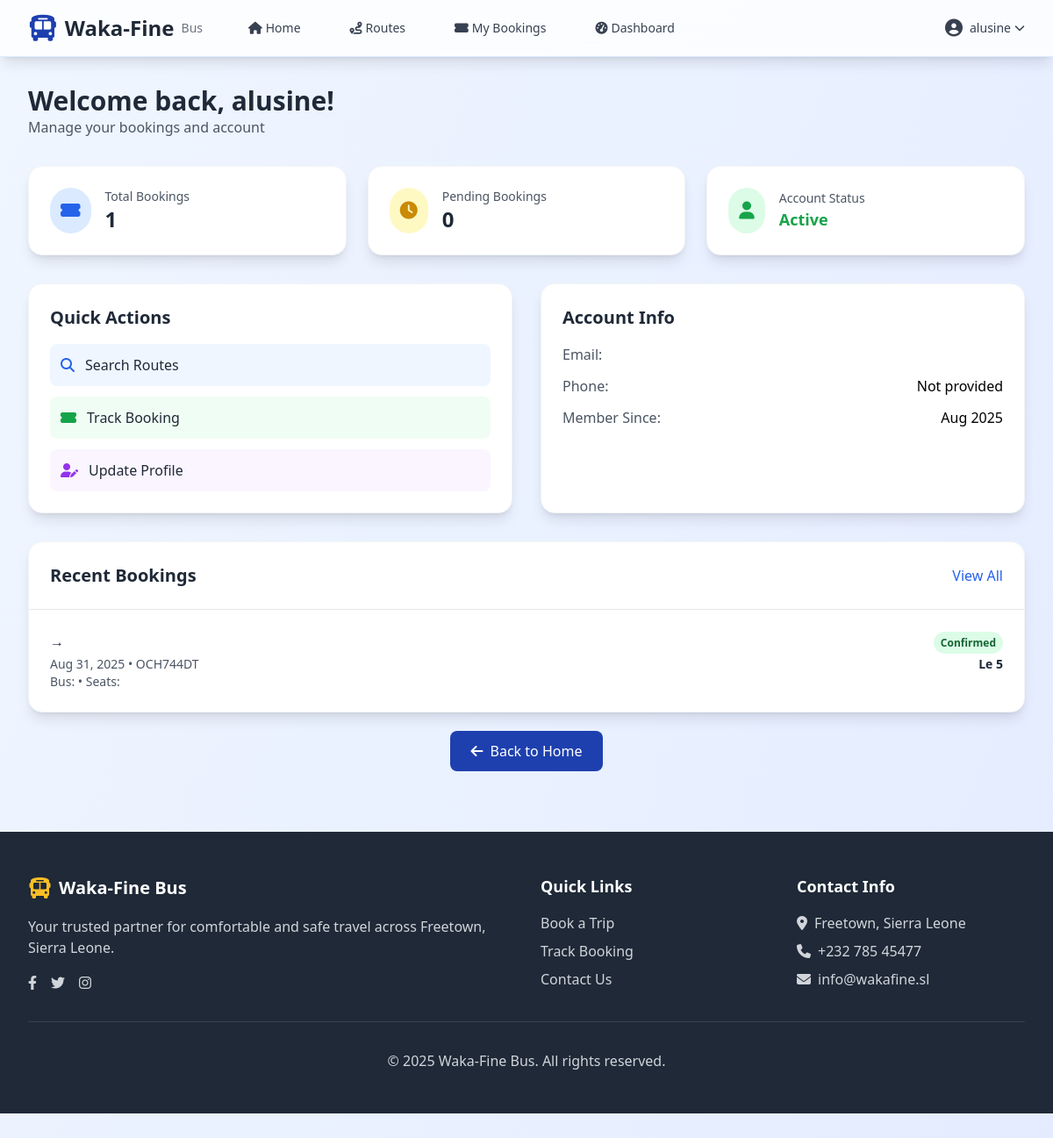
The page /accounts/dashboard/ (signed in) on the database its author committed.
### accounts/models.py (models this page shows, shortened)
class User(AbstractUser):
    ROLE_CHOICES = [
        ("admin", "Admin"),
        ("staff", "Staff"),
        ("customer", "Customer"),
    ]
    role = models.CharField(max_length=10, choices=ROLE_CHOICES, default="customer")
    phone_number = models.CharField(max_length=15, blank=True, null=True)
    created_at = models.DateTimeField(auto_now_add=True)
    updated_at = models.DateTimeField(auto_now=True)
    @property
    def is_admin(self):
        return self.role == "admin"
    @property
    def is_staff_member(self):
        return self.role == "staff"
    @property
    def is_customer(self):
        return self.role == "customer"

### bookings/models.py (models this page shows, shortened)
class Booking(models.Model):
    PAYMENT_METHOD_CHOICES = [
        ("afrimoney", "Afrimoney"),
        ("qmoney", "Qmoney"),
        ("orange_money", "Orange Money"),
        ("paypal", "PayPal"),
    ]
    STATUS_CHOICES = [
        ("pending", "Pending"),
        ("confirmed", "Confirmed"),
        ("cancelled", "Cancelled"),
        ("completed", "Completed"),
    ]
    TRIP_TYPE_CHOICES = [
        ("one_way", "One Way"),
        ("round_trip", "Round Trip"),
    ]
    pnr_code = models.CharField(max_length=10, unique=True, editable=False)
    customer = models.ForeignKey(User, on_delete=models.CASCADE)
    route = models.ForeignKey("routes.Route", on_delete=models.CASCADE)
    bus = models.ForeignKey("buses.Bus", on_delete=models.CASCADE)
    seat = models.ForeignKey("buses.Seat", on_delete=models.CASCADE)
    travel_date = models.DateTimeField()
    trip_type = models.CharField(
        max_length=20, choices=TRIP_TYPE_CHOICES, default="one_way"
    )
    return_date = models.DateTimeField(
        blank=True, null=True, help_text="Required for round trip bookings"
    )
    return_bus = models.ForeignKey(
        "buses.Bus",
        on_delete=models.CASCADE,
        blank=True,
        null=True,
        related_name="return_bookings",
        help_text="Bus for return journey (round trips only)",
    )
    return_seat = models.ForeignKey(
        "buses.Seat",
        on_delete=models.CASCADE,
        blank=True,
        null=True,
        related_name="return_bookings",
        help_text="Seat for return journey (round trips only)",
    )
    booking_date = models.DateTimeField(auto_now_add=True)
    payment_method = models.CharField(max_length=20, choices=PAYMENT_METHOD_CHOICES)
    mobile_money_number = models.CharField(
        max_length=15,
        blank=True,
        null=True,
        help_text="Phone number for mobile money payments",
    )
    card_number = models.CharField(
        max_length=19,
        blank=True,
        null=True,
        help_text="Card number for PayPal payments",
    )
    card_owner_name = models.CharField(
        max_length=100, blank=True, null=True, help_text="Cardholder's full name"
    )
    card_cvc = models.CharField(
        max_length=4, blank=True, null=True, help_text="Card security code"
    )
    card_expiry = models.CharField(
        max_length=5, blank=True, null=True, help_text="Card expiry date (MM/YY)"
    )
    amount_paid = models.DecimalField(max_digits=10, decimal_places=2)
    status = models.CharField(max_length=20, choices=STATUS_CHOICES, default="pending")
    qr_code = models.ImageField(upload_to="qr_codes/", blank=True, null=True)
    created_at = models.DateTimeField(auto_now_add=True)
    updated_at = models.DateTimeField(auto_now=True)
    class Meta:
        unique_together = ["bus", "seat", "travel_date"]

### accounts/views.py (the view, shortened to what this page needs)
# urls.py: path("dashboard/", views.DashboardView.as_view(), name="dashboard"),
class DashboardView(LoginRequiredMixin, TemplateView):
    def get(self, request, *args, **kwargs):
        if request.user.is_admin or request.user.is_staff_member:
            return redirect("accounts:admin_dashboard")
        return super().get(request, *args, **kwargs)
    def get_template_names(self):
        if self.request.user.is_admin:
            return ["accounts/admin_dashboard.html"]
        elif self.request.user.is_staff_member:
            return ["accounts/staff_dashboard.html"]
        else:
            return ["accounts/customer_dashboard.html"]
    def get_context_data(self, **kwargs):
        context = super().get_context_data(**kwargs)
        user = self.request.user
        if user.is_customer:
            from bookings.models import Booking
            context["recent_bookings"] = Booking.objects.filter(customer=user).order_by(
                "-created_at"
            )[:5]
            context["total_bookings"] = Booking.objects.filter(customer=user).count()
            context["pending_bookings"] = Booking.objects.filter(
                customer=user, status="pending"
            ).count()
        return context

### templates/accounts/customer_dashboard.html (shortened to what this page needs)
{% extends 'base.html' %}
{% block content %}
<div class="min-h-screen bg-gradient-to-br from-blue-50 to-indigo-100 py-8">
    <div class="max-w-7xl mx-auto px-4 sm:px-6 lg:px-8">
        <div class="mb-8">
            <h1 class="text-3xl font-bold text-gray-800">Welcome back, {{ user.get_full_name|default:user.username }}!</h1>
            <p class="text-gray-600">Manage your bookings and account</p>
        </div>
        <div class="grid grid-cols-1 md:grid-cols-3 gap-6 mb-8">
            <div class="bg-white rounded-2xl shadow-lg p-6 border border-gray-100">
                <div class="flex items-center">
                    <div class="p-3 bg-blue-100 rounded-full">
                        <i class="fas fa-ticket-alt text-blue-600 text-xl"></i>
                    </div>
                    <div class="ml-4">
                        <p class="text-sm text-gray-600">Total Bookings</p>
                        <p class="text-2xl font-bold text-gray-800">{{ total_bookings }}</p>
                    </div>
                </div>
            </div>
            <div class="bg-white rounded-2xl shadow-lg p-6 border border-gray-100">
                <div class="flex items-center">
                    <div class="p-3 bg-yellow-100 rounded-full">
                        <i class="fas fa-clock text-yellow-600 text-xl"></i>
                    </div>
                    <div class="ml-4">
                        <p class="text-sm text-gray-600">Pending Bookings</p>
                        <p class="text-2xl font-bold text-gray-800">{{ pending_bookings }}</p>
                    </div>
                </div>
            </div>
            <div class="bg-white rounded-2xl shadow-lg p-6 border border-gray-100">
                <div class="flex items-center">
                    <div class="p-3 bg-green-100 rounded-full">
                        <i class="fas fa-user text-green-600 text-xl"></i>
                    </div>
                    <div class="ml-4">
                        <p class="text-sm text-gray-600">Account Status</p>
                        <p class="text-lg font-semibold text-green-600">Active</p>
                    </div>
                </div>
            </div>
        </div>
        <div class="grid grid-cols-1 md:grid-cols-2 gap-8 mb-8">
            <div class="bg-white rounded-2xl shadow-lg p-6 border border-gray-100">
                <h2 class="text-xl font-bold text-gray-800 mb-4">Quick Actions</h2>
                <div class="space-y-3">
                    <a href="{% url 'routes:search' %}" class="flex items-center p-3 bg-blue-50 rounded-lg hover:bg-blue-100 transition-colors duration-200">
                        <i class="fas fa-search text-blue-600 mr-3"></i>
                        <span class="font-medium text-gray-800">Search Routes</span>
                    </a>
                    <a href="{% url 'bookings:search' %}" class="flex items-center p-3 bg-green-50 rounded-lg hover:bg-green-100 transition-colors duration-200">
                        <i class="fas fa-ticket-alt text-green-600 mr-3"></i>
                        <span class="font-medium text-gray-800">Track Booking</span>
                    </a>
                    <a href="{% url 'accounts:profile' %}" class="flex items-center p-3 bg-purple-50 rounded-lg hover:bg-purple-100 transition-colors duration-200">
                        <i class="fas fa-user-edit text-purple-600 mr-3"></i>
                        <span class="font-medium text-gray-800">Update Profile</span>
                    </a>
                </div>
            </div>
            <div class="bg-white rounded-2xl shadow-lg p-6 border border-gray-100">
                <h2 class="text-xl font-bold text-gray-800 mb-4">Account Info</h2>
                <div class="space-y-3">
                    <div class="flex justify-between">
                        <span class="text-gray-600">Email:</span>
                    </div>
                    <div class="flex justify-between">
                        <span class="text-gray-600">Phone:</span>
                        <span class="font-medium">{{ user.phone|default:"Not provided" }}</span>
                    </div>
                    <div class="flex justify-between">
                        <span class="text-gray-600">Member Since:</span>
                        <span class="font-medium">{{ user.date_joined|date:"M Y" }}</span>
                    </div>
                </div>
            </div>
        </div>
        <div class="bg-white rounded-2xl shadow-lg border border-gray-100">
            <div class="p-6 border-b border-gray-200">
                <div class="flex justify-between items-center">
                    <h2 class="text-xl font-bold text-gray-800">Recent Bookings</h2>
                    <a href="{% url 'bookings:list' %}" class="text-blue-600 hover:text-blue-700 font-medium">View All</a>
                </div>
            </div>
            {% if recent_bookings %}
                <div class="divide-y divide-gray-200">
                    {% for booking in recent_bookings %}
                        <div class="p-6 hover:bg-gray-50 transition-colors duration-200">
                            <div class="flex justify-between items-start">
                                <div>
                                    <h3 class="font-semibold text-gray-800">{{ booking.bus.route.get_origin_display }} → {{ booking.bus.route.get_destination_display }}</h3>
                                    <p class="text-sm text-gray-600 mt-1">{{ booking.travel_date|date:"M d, Y" }} • {{ booking.pnr_code }}</p>
                                    <p class="text-sm text-gray-600">Bus: {{ booking.bus.name }} • Seats: {{ booking.seat_numbers }}</p>
                                </div>
                                <div class="text-right">
                                    <span class="px-2 py-1 rounded-full text-xs font-semibold {% if booking.status == 'confirmed' %}bg-green-100 text-green-800{% elif booking.status == 'pending' %}bg-yellow-100 text-yellow-800{% else %}bg-red-100 text-red-800{% endif %}">
                                        {{ booking.get_status_display }}
                                    </span>
                                    <p class="text-sm font-semibold text-gray-800 mt-1">Le {{ booking.amount_paid|floatformat:0 }}</p>
                                </div>
                            </div>
                        </div>
                    {% endfor %}
                </div>
            {% endif %}
        </div>
        <div class="mt-8 text-center">
            <a href="{% url 'home' %}" class="bg-primary text-white px-6 py-3 rounded-lg font-medium hover:bg-blue-700 transition-colors duration-200">
                <i class="fas fa-arrow-left mr-2"></i>Back to Home
            </a>
        </div>
    </div>
    {% include 'footer.html' %}
</div>
{% endblock %}

### templates/base.html (shortened to what this page needs)
<!DOCTYPE html>
<html lang="en">
<head>
    <script src="https://cdn.tailwindcss.com"></script>
    <link rel="stylesheet" href="https://cdnjs.cloudflare.com/ajax/libs/font-awesome/6.4.0/css/all.min.css">
</head>
<body class="bg-gradient-to-br from-blue-50 to-indigo-100 min-h-screen">
    <nav class="bg-white/80 backdrop-blur-md shadow-lg sticky top-0 z-50 border-b border-blue-100">
        <div class="max-w-7xl mx-auto px-4 sm:px-6 lg:px-8">
            <div class="flex justify-between h-16">
                <div class="flex items-center">
                    <div class="flex-shrink-0 flex items-center">
                        <i class="fas fa-bus text-3xl text-primary mr-2"></i>
                        <span class="text-2xl font-bold text-gray-800">Waka-Fine</span>
                        <span class="text-sm text-gray-500 ml-2">Bus</span>
                    </div>
                    <div class="hidden md:ml-10 md:flex md:space-x-8">
                        <a href="{% url 'home' %}" class="text-gray-700 hover:text-primary px-3 py-2 text-sm font-medium transition-colors duration-200">
                            <i class="fas fa-home mr-1"></i>Home
                        </a>
                        <a href="{% url 'routes:search' %}" class="text-gray-700 hover:text-primary px-3 py-2 text-sm font-medium transition-colors duration-200">
                            <i class="fas fa-route mr-1"></i>Routes
                        </a>
                        {% if user.is_authenticated %}
                            <a href="{% url 'bookings:list' %}" class="text-gray-700 hover:text-primary px-3 py-2 text-sm font-medium transition-colors duration-200">
                                <i class="fas fa-ticket-alt mr-1"></i>My Bookings
                            </a>
                            <a href="{% url 'accounts:dashboard' %}" class="text-gray-700 hover:text-primary px-3 py-2 text-sm font-medium transition-colors duration-200">
                                <i class="fas fa-tachometer-alt mr-1"></i>Dashboard
                            </a>
                        {% endif %}
                    </div>
                </div>
                <div class="flex items-center space-x-4">
                    {% if user.is_authenticated %}
                        <div class="relative" x-data="{ open: false }">
                            <button @click="open = !open" class="flex items-center text-sm text-gray-700 hover:text-primary focus:outline-none transition-colors duration-200">
                                <i class="fas fa-user-circle text-xl mr-2"></i>
                                <span class="hidden md:block">{{ user.get_full_name|default:user.username }}</span>
                                <i class="fas fa-chevron-down ml-1 text-xs"></i>
                            </button>
                        </div>
                    {% endif %}
                </div>
            </div>
        </div>
    </nav>
    <main class="min-h-screen">
        {% block content %}{% endblock %}
    </main>
</body>
</html>

### rows shown on the page
User: get_full_name "alusine", date_joined "Aug 2025"
Booking: travel_date "Aug 31, 2025", pnr_code "OCH744DT", status "Confirmed", amount_paid "5"

### other values the page prints
{{ total_bookings }} "1"
{{ pending_bookings }} "0"
{{ user.phone|default:"Not provided" }} "Not provided"
